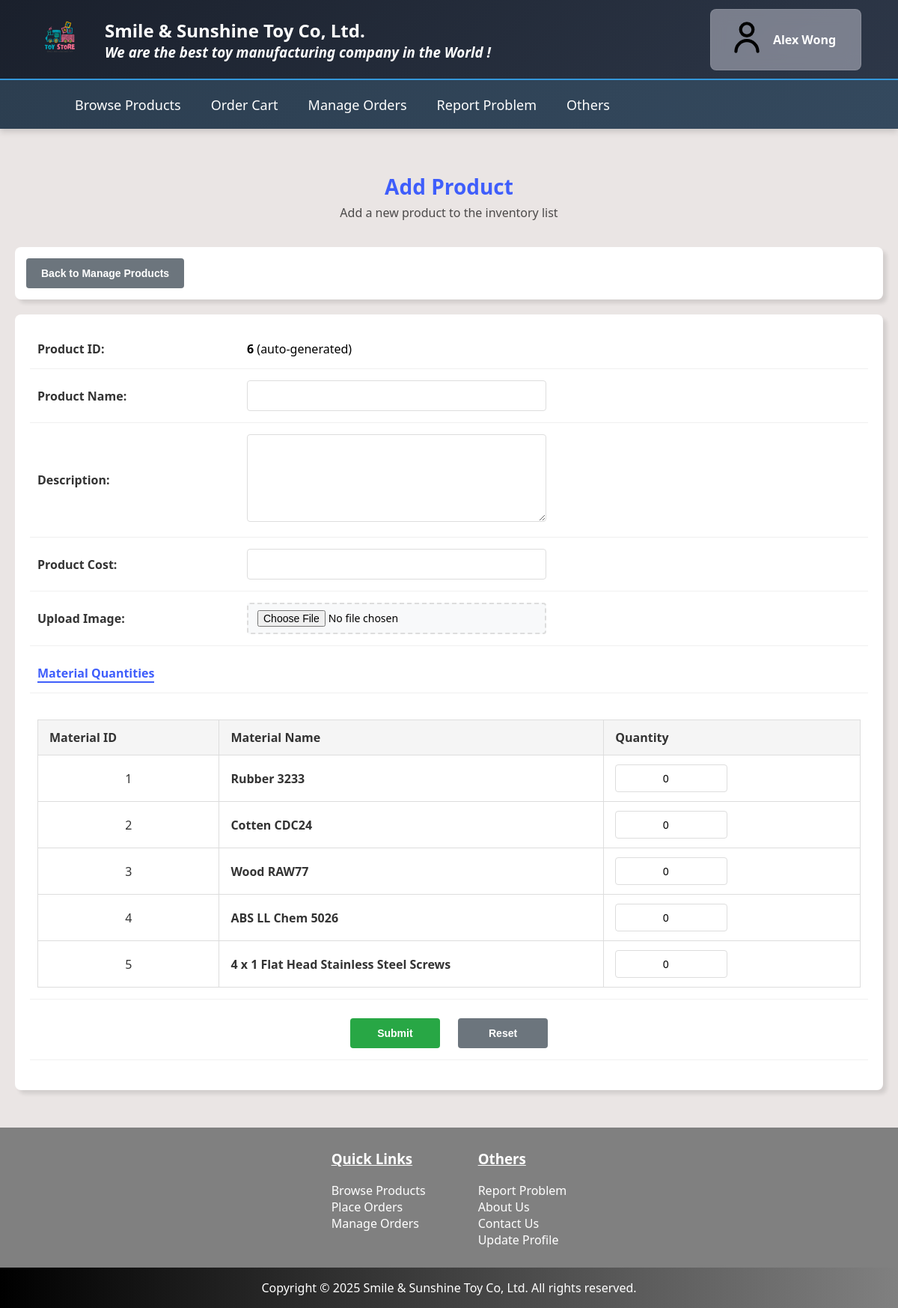
/staff/product/add-product.php (signed in), run on the app's committed database.
### tables this page shows
CREATE TABLE `material` (
  `mid` int(11) NOT NULL AUTO_INCREMENT,
  `mname` varchar(255) NOT NULL,
  `mqty` int(11) NOT NULL,
  `mrqty` int(11) NOT NULL,
  `munit` varchar(20) NOT NULL,
  `mreorderqty` int(11) NOT NULL,
  `mimage` varchar(255) DEFAULT NULL,
  `mavail` tinyint(1) NOT NULL DEFAULT 1,
  PRIMARY KEY (`mid`)
);

### staff/product/add-product.php (the view, shortened to what this page needs)
<?php
require_once __DIR__ . "/../../config/database.php";
$nextIdQuery = $conn->query("SELECT MAX(pid) as max_pid FROM product");
$nextId = 1;
if ($nextIdQuery && $nextIdQuery->num_rows > 0) {
    $result = $nextIdQuery->fetch_assoc();
    $nextId = $result["max_pid"] ? $result["max_pid"] + 1 : 1;
}
$materialQuery = $conn->query("SELECT mid, mname FROM material WHERE mavail = 1");
if ($materialQuery && $materialQuery->num_rows > 0) {
    $materials = $materialQuery->fetch_all(MYSQLI_ASSOC);
}
?>
<!DOCTYPE html>
<html lang="en">
<head>
    <?php require_once __DIR__ . "/../../includes/head-setting.php"; ?>
    <link rel="stylesheet" href="styles/style-items.css">
</head>
<body>
<div id="main-page">
    <?php require_once __DIR__ . "/../../includes/header.php"; ?>
    <div id="main-section">
        <div id="items-container">
            <div id="items-header">
                <h2>Add Product</h2>
                <p>Add a new product to the inventory list</p>
            </div>
            <div id="items-controls">
                <div id="control-actions">
                    <button type="button" id="back-btn" onclick="window.location.href='./staff/product/manage-products.php'">Back to Manage Products</button>
                </div>
            </div>
            <div id="items-section">
                <form method="POST" enctype="multipart/form-data">
                    <div id="add-item-form">
                        <table id="add-item">
                            <tr>
                                <td><label for="product-id">Product ID:</label></td>
                                <td><strong><?php echo $nextId; ?></strong> (auto-generated)</td>
                            </tr>
                            <tr>
                                <td><label for="product-name">Product Name:</label></td>
                                <td><input type="text" name="product-name" required></td>
                            </tr>
                            <tr>
                                <td><label for="product-description">Description:</label></td>
                                <td><textarea name="product-description" rows="5" required></textarea></td>
                            </tr>
                            <tr>
                                <td><label for="product-cost">Product Cost:</label></td>
                                <td><input type="number" name="product-cost" min="0" step="0.01" required></td>
                            </tr>
                            <tr>
                                <td><label for="product-image">Upload Image:</label></td>
                                <td><input type="file" name="product-image" accept=".jpg,.jpeg,.png,.gif" required></td>
                            </tr>
                            <tr>
                                <td colspan="2"><strong id="material-header">Material Quantities</strong></td>
                            </tr>
                            <tr>
                                <td colspan="2">
                                    <table id="material-table">
                                        <thead>
                                            <tr>
                                                <th>Material ID</th>
                                                <th>Material Name</th>
                                                <th>Quantity</th>
                                            </tr>
                                        </thead>
                                        <tbody>
                                            <?php foreach ($materials as $material): ?>
                                                <tr>
                                                    <td><?php echo $material["mid"]; ?></td>
                                                    <td><?php echo $material["mname"]; ?></td>
                                                    <td>
                                                        <input type="number" name="materials[<?php echo $material["mid"]; ?>]" min="0" value="0">
                                                    </td>
                                                </tr>
                                            <?php endforeach; ?>
                                        </tbody>
                                    </table>
                                </td>
                            </tr>
                            <tr>
                                <td colspan="2" id="button-row">
                                    <input id="btn-submit" type="submit" value="Submit">
                                    <input id="btn-reset" type="reset" value="Reset">
                                </td>
                            </tr>
                        </table>
                    </div>
                </form>
            </div>
        </div>
    </div>
    <?php require_once __DIR__ . "/../../includes/footer.php"; ?>
</div>
</body>
</html>

### styles/style-general.css (style rules this page uses)
html { scroll-behavior: smooth; }
body { margin: 0px; padding: 0px; background: rgba(214, 204, 202, 0.5); font-family: 'Segoe UI', Roboto, 'Helvetica Neue', Arial, sans-serif; }
#main-section { min-height: 100vh; }

### styles/style-items.css (style rules this page uses)
#items-container { margin: auto; padding: 20px; max-width: 1400px; }
#items-header { margin-bottom: 20px; padding: 15px; text-align: center; }
#items-header h2 { margin-bottom: 5px; font-size: 28px; color: #3F5EFB; }
#items-header p { margin: 0px; font-size: 16px; color: #4b4949; }
#items-controls { margin-bottom: 20px; padding: 15px; border-radius: 8px; background: white; box-shadow: 5px 5px 5px #0000001a; }
#control-actions { display: flex; align-items: center; }
#items-section { margin-bottom: 30px; }
#add-item-form { width: calc(100% - 40px); margin: 0px auto; padding: 20px; border-radius: 8px; background: white; box-shadow: 5px 5px 5px #0000001a; }
#back-btn { padding: 12px 20px; border: none; border-radius: 4px; background: #6c757d; color: white; font-size: 14px; font-weight: bold; cursor: pointer; transition: all 0.3s; }
#add-item { width: 100%; margin-bottom: 20px; border-collapse: collapse; }
#add-item td { padding: 15px 10px; border-bottom: 1px solid #f0f0f0; }
#button-row { padding: 20px 0; text-align: center; }
#add-item td:first-child { width: 25%; min-width: 150px; font-weight: bold; color: #333; }
#add-item td:last-child { width: 75%; }
#add-item input[type="text"], #add-item input[type="number"], #add-item input[type="tel"], #add-item input[type="email"], #add-item input[type="password"], #add-item textarea, #add-item input[type="file"] { width: 100%; max-width: 400px; padding: 10px 12px; border: 1px solid #ddd; border-radius: 4px; font-size: 14px; font-family: inherit; transition: all 0.3s; box-sizing: border-box; }
#add-item textarea { min-height: 80px; }
#add-item input[type="file"] { padding: 8px 12px; background: #f8f9fa; border: 2px dashed #ddd; }
#add-item td[colspan="2"] { padding-top: 25px; padding-bottom: 15px; font-size: 16px; }
#material-header { color: #3F5EFB; border-bottom: 2px solid #3F5EFB; }
#material-table { width: 100%; margin-top: 10px; border-collapse: collapse; }
#material-table th { padding: 12px 15px; border: 1px solid #ddd; background-color: #f5f5f5; color: #333; font-weight: bold; text-align: left; }
#material-table td { padding: 12px 15px; border: 1px solid #ddd; }
#material-table td:first-child { font-weight: normal; }
#material-table td:nth-child(1) { width: 10%; text-align: center; }
#material-table td:nth-child(2) { width: 30%; }
#material-table td:nth-child(3) { width: 20%; }
#material-table input[type="number"] { width: 150px; padding: 8px 10px; border: 1px solid #ddd; border-radius: 4px; font-size: 14px; text-align: center; }
#btn-submit, #btn-reset { min-width: 120px; margin: 0px 10px; padding: 12px 20px; border: none; border-radius: 4px; font-size: 14px; font-weight: bold; cursor: pointer; transition: all 0.3s; }
#btn-submit { background: #28a745; color: white; }
#btn-reset { background: #6c757d; color: white; }

### data on the page
material: mid "1", mname "Rubber 3233"
material: mid "2", mname "Cotten CDC24"
material: mid "3", mname "Wood RAW77"
material: mid "4", mname "ABS LL Chem 5026"
material: mid "5", mname "4 x 1 Flat Head Stainless Steel Screws"

### other printed values
$_SESSION["userinfo"]["username"] "Alex Wong"
$nextId "6"
